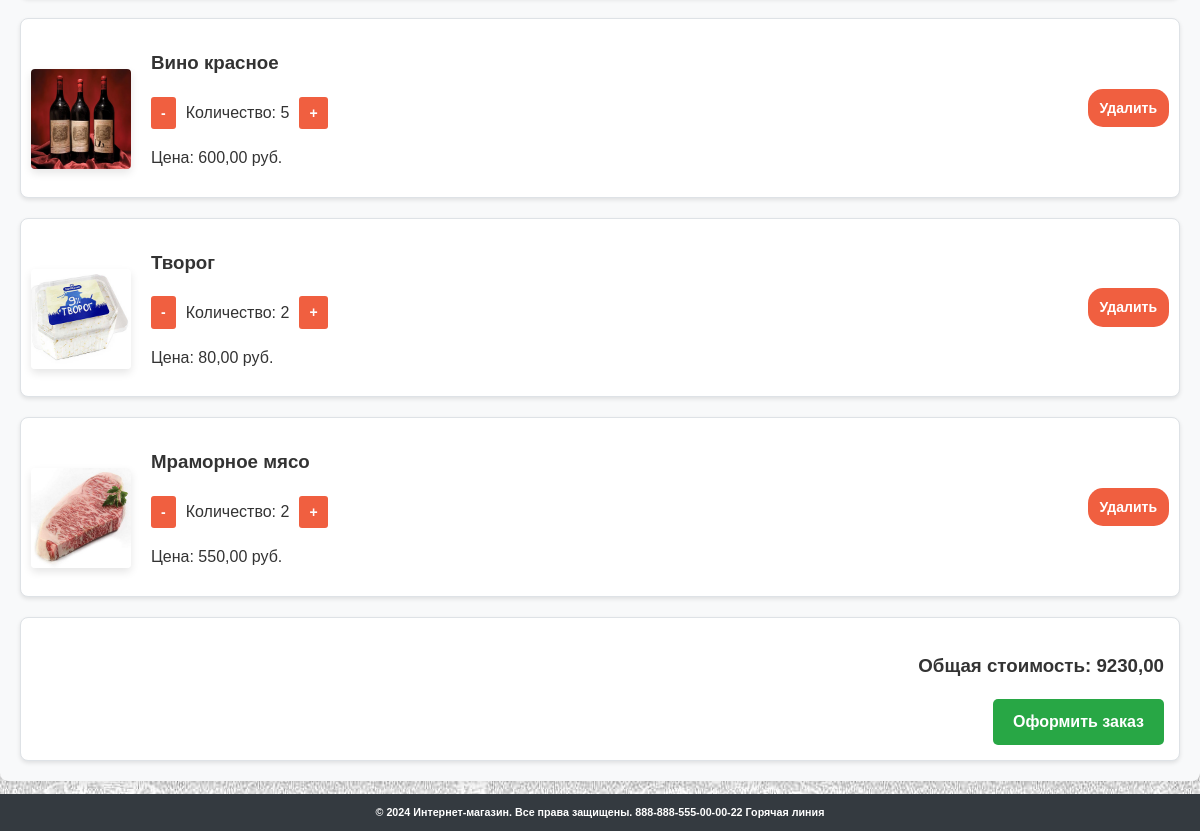
The app's page /orders/cart/ (signed in, lower part), older data.
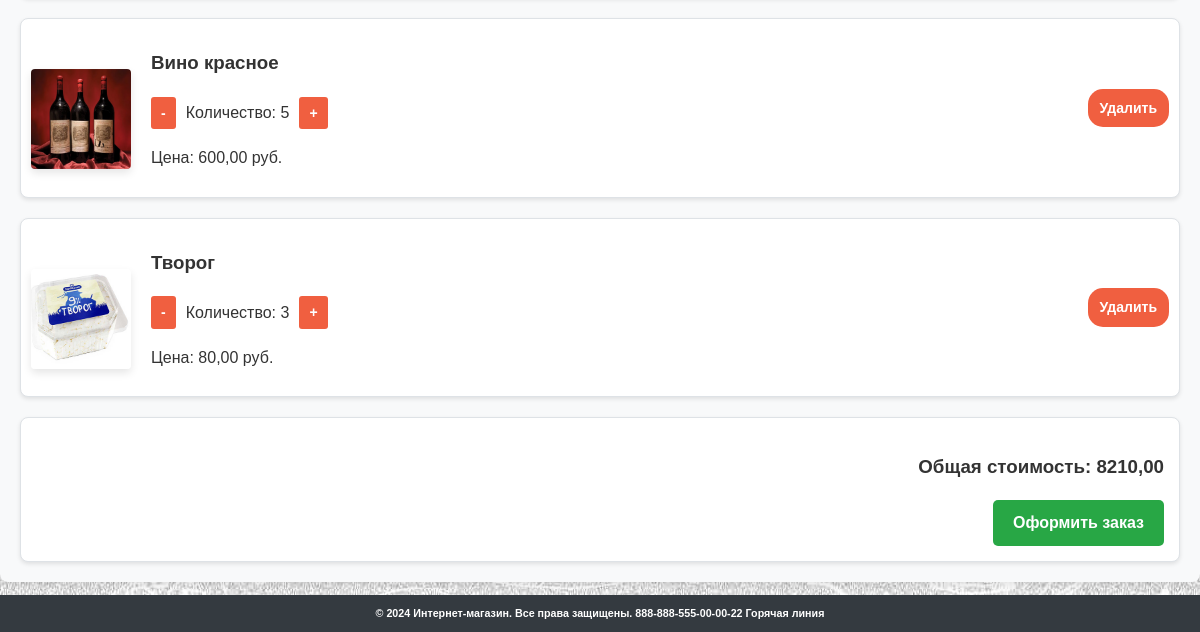
The same page, newer data.
### orders/models.py (models this page shows, shortened)
class CartItem(models.Model):
    cart = models.ForeignKey(Cart, related_name='items', on_delete=models.CASCADE)
    product = models.ForeignKey(Product, on_delete=models.CASCADE)
    quantity = models.PositiveIntegerField(default=1)

class Cart(models.Model):
    user = models.OneToOneField(settings.AUTH_USER_MODEL, on_delete=models.CASCADE)
    created = models.DateTimeField(auto_now_add=True)
    updated = models.DateTimeField(auto_now=True)

### products/models.py (models this page shows, shortened)
class Product(models.Model):
    category = models.ForeignKey(Category, related_name='products', on_delete=models.CASCADE)
    name = models.CharField(max_length=255)
    slug = models.SlugField(unique=True, blank=True)
    description = models.TextField()
    price = models.DecimalField(max_digits=10, decimal_places=2)
    stock = models.PositiveIntegerField()
    available = models.BooleanField(default=True)
    created = models.DateTimeField(auto_now_add=True)
    updated = models.DateTimeField(auto_now=True)

class ProductImage(models.Model):
    product = models.ForeignKey(Product, related_name='images', on_delete=models.CASCADE)
    image = models.ImageField(upload_to='products/')

### orders/views.py (the view)
# urls.py: path('cart/', views.cart, name='cart'),
@login_required
def cart(request):
    cart = Cart.objects.filter(user=request.user).first()
    total_cost = sum(item.product.price * item.quantity for item in cart.items.all()) if cart else 0
    return render(request, 'orders/cart.html', {'cart': cart, 'total_cost': total_cost})

### orders/templatetags/cart_tags.py (called while the page is built)
@register.filter
def cart_total(cart):
    return sum(item.product.price * item.quantity for item in cart.items.all())

### orders/templates/orders/cart.html (shortened to what this page needs)
{% extends "accounts/base.html" %}
{% load static %}
{% load cart_tags %}
{% block content %}
<div class="cart-container">
    {% if cart and cart.items.exists %}
        <div class="cart-items">
            {% for item in cart.items.all %}
                <div class="cart-item" id="cart-item-{{ item.id }}">
                    <div class="cart-item-image">
                        {% if item.product.images.first %}
                            <img src="{{ item.product.images.first.image.url }}" alt="{{ item.product.name }}">
                        {% else %}
                            <img src="{% static 'default-image.jpg' %}" alt="{{ item.product.name }}">
                        {% endif %}
                    </div>
                    <div class="cart-item-details">
                        <h3>{{ item.product.name }}</h3>
                        <div class="quantity-controls">
                            <a href="#" class="button small decrease-quantity" data-item-id="{{ item.id }}">-</a>
                            <span id="quantity-{{ item.id }}">Количество: {{ item.quantity }}</span>
                            <a href="#" class="button small increase-quantity" data-item-id="{{ item.id }}">+</a>
                        </div>
                        <p>Цена: {{ item.product.price }} руб.</p>
                    </div>
                    <a href="#" class="button remove-item" data-item-id="{{ item.id }}">Удалить</a>
                </div>
            {% endfor %}
        </div>
        <div class="cart-total">
            <h3>Общая стоимость: <span id="cart-total">{{ cart|cart_total }}</span></h3>
            <a href="{% url 'checkout' %}" class="button">Оформить заказ</a>
        </div>
    {% else %}
        <p class="text-center">Ваша корзина пуста</p>
    {% endif %}
</div>
{% endblock %}

Row changes from the older to the newer data that the page shows:
removed CartItem: product.images.first.image (picture), product.name "Мраморное мясо", quantity "2", product.price "550,00"
changed CartItem "Творог": quantity "2" → "3"
computed for Cart: id.product_id "9230,00" → "8210,00"
